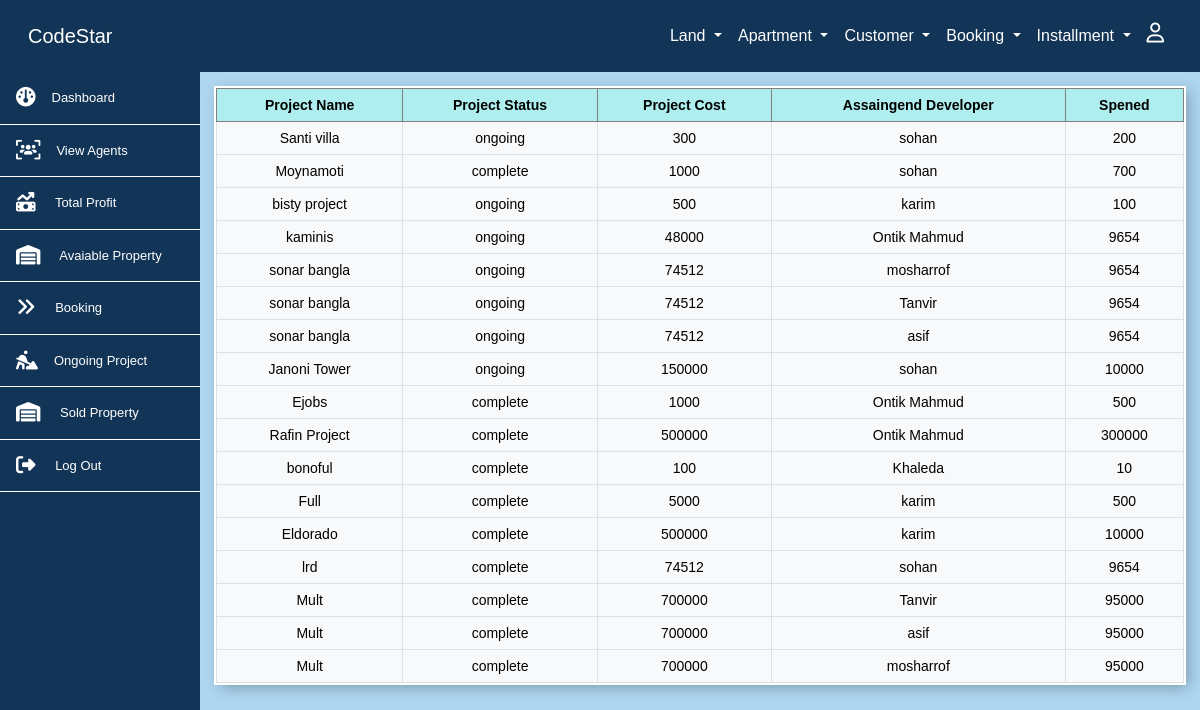
The page /pages/developer/view.php (signed in) on the database its author committed.
### tables this page shows
CREATE TABLE `project` (
  `project_id` int NOT NULL,
  `project_name` varchar(255) DEFAULT NULL,
  `project_location` varchar(255) DEFAULT NULL,
  `project_price` varchar(255) DEFAULT NULL,
  `spened` int DEFAULT NULL,
  `pc_id` varchar(50) DEFAULT NULL,
  `ps_id` int DEFAULT NULL,
  `date_column` datetime DEFAULT CURRENT_TIMESTAMP
);

CREATE TABLE `project_status` (
  `ps_id` int NOT NULL,
  `p_status` varchar(255) DEFAULT NULL
);

CREATE TABLE `p_contactor` (
  `land_agent_id` int NOT NULL,
  `land_agent_name` varchar(255) DEFAULT NULL,
  `land_agent_contact` int DEFAULT NULL,
  `land_agent_location` int NOT NULL,
  `agent_img` varchar(255) NOT NULL
);

### pages/developer/view.php (the view, shortened to what this page needs)
<?php include('../../includes/conf.php');
?>
<div class="col-md-10 table-responsive p-3">
<?php
    $sql = " SELECT * FROM project
    natural JOIN p_contactor
    JOIN project_status ON project_status.ps_id = project.ps_id
    where project.project_location=p_contactor.land_agent_location
    ORDER BY `project`.`project_id` DESC
    ";
    $result = $conn->query($sql);
    if ($result->num_rows > 0) {
    ?>
        <table class='table table-light align-middle text-center table-bordered'>
            <thead>
                <tr>
                    <th>Project Name</th>
                    <th>Project Status</th>
                    <th>Project Cost</th>
                    <th>Assaingend  Developer</th>
                    <th> Spened</th>
                </tr>
            </thead>
       <?php while ($row = $result->fetch_assoc()) {?>
            <tbody>
            <tr>
                <td><?=$row['project_name']?></td>
                <td><?=$row['p_status']?></td>
                <td><?=$row['project_price']?></td>
                <td><?=$row['land_agent_name']?></td>
                <td><?=$row['spened']?></td>
            </tbody>
            <?php }?>
        </table>
        <?php }
        ?>

### rows shown on the page
project: project_name "Santi villa", ps.p_status "ongoing", project_price "300", p_contactor.land_agent_name "sohan", spened "200"
project: project_name "Moynamoti", ps.p_status "complete", project_price "1000", p_contactor.land_agent_name "sohan", spened "700"
project: project_name "bisty project", ps.p_status "ongoing", project_price "500", p_contactor.land_agent_name "karim", spened "100"
project: project_name "kaminis", ps.p_status "ongoing", project_price "48000", p_contactor.land_agent_name "Ontik Mahmud", spened "9654"
project: project_name "sonar bangla", ps.p_status "ongoing", project_price "74512", p_contactor.land_agent_name "mosharrof", spened "9654", p_contactor.land_agent_name "Tanvir", p_contactor.land_agent_name "asif"
project: project_name "Janoni Tower", ps.p_status "ongoing", project_price "150000", p_contactor.land_agent_name "sohan", spened "10000"
project: project_name "Ejobs", ps.p_status "complete", project_price "1000", p_contactor.land_agent_name "Ontik Mahmud", spened "500"
project: project_name "Rafin Project", ps.p_status "complete", project_price "500000", p_contactor.land_agent_name "Ontik Mahmud", spened "300000"
project: project_name "bonoful", ps.p_status "complete", project_price "100", p_contactor.land_agent_name "Khaleda", spened "10"
project: project_name "Full", ps.p_status "complete", project_price "5000", p_contactor.land_agent_name "karim", spened "500"
project: project_name "Eldorado", ps.p_status "complete", project_price "500000", p_contactor.land_agent_name "karim", spened "10000"
project: project_name "lrd", ps.p_status "complete", project_price "74512", p_contactor.land_agent_name "sohan", spened "9654"
project: project_name "Mult", ps.p_status "complete", project_price "700000", p_contactor.land_agent_name "Tanvir", spened "95000", p_contactor.land_agent_name "asif", p_contactor.land_agent_name "mosharrof"
